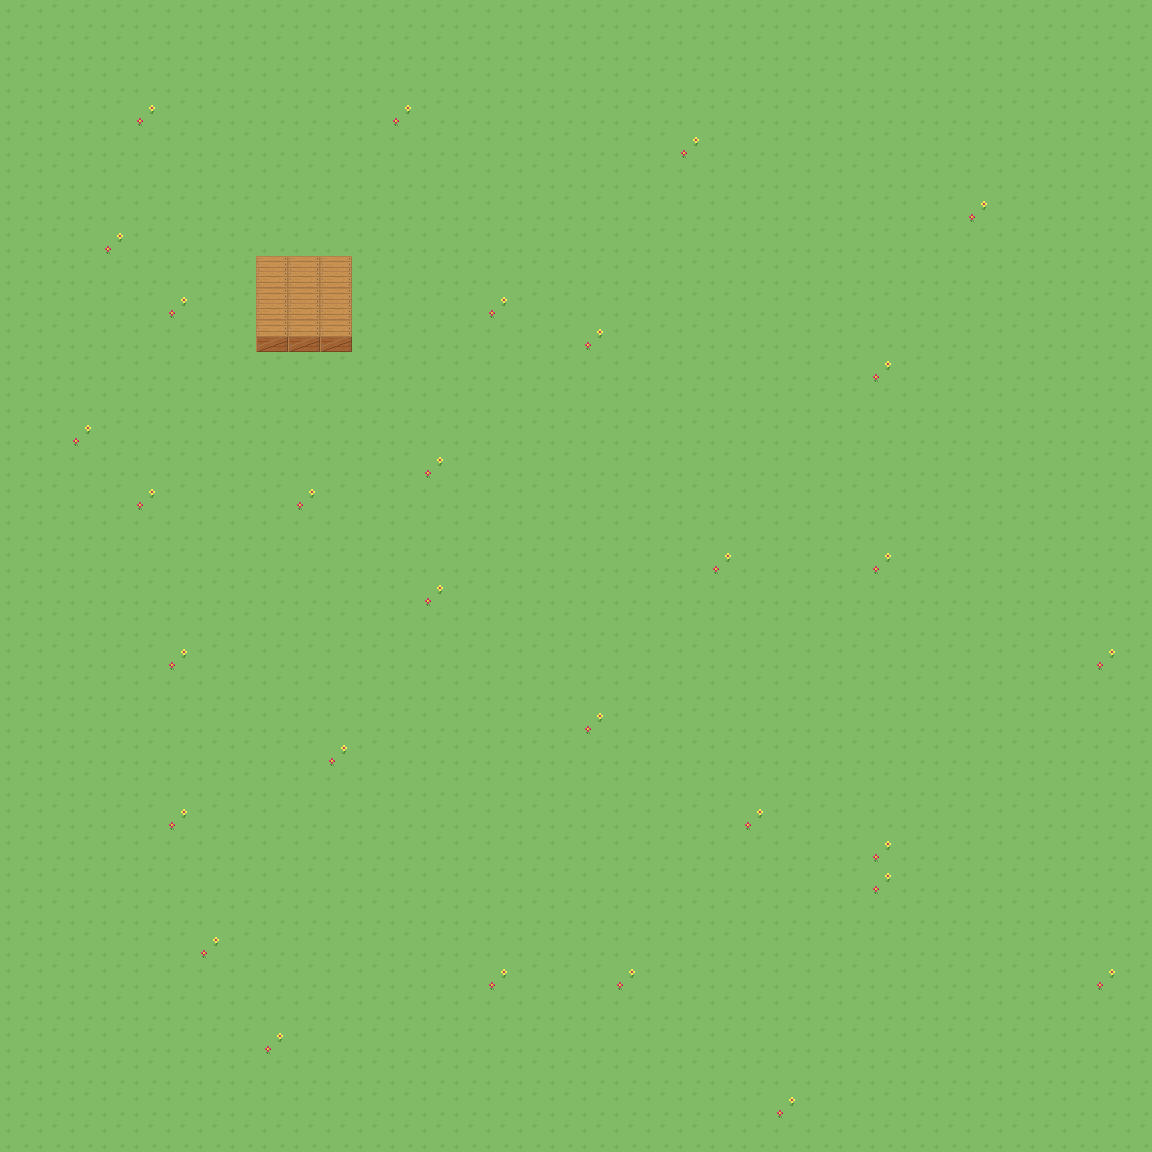

A level layout from a 2D game, rendered from its tile map. Below: a short description, then the map file with tile-grid data replaced by summaries:
An orthogonal 36x36 tile map with 32x32 px tiles, 1 tile layer (My base layer), 2 tilesets and 9 objects (4x orc, 3x skeleton, boundary, player).

<map version="1.2" tiledversion="1.2.1" orientation="orthogonal" renderorder="right-down" width="36" height="36" tilewidth="32" tileheight="32" infinite="0" nextlayerid="5" nextobjectid="12">
 <tileset firstgid="1" name="general" tilewidth="32" tileheight="32" tilecount="256" columns="16">
  <image source="../../img/general.png" trans="ffffff" width="512" height="512" />
 </tileset>
 <tileset firstgid="257" name="countryside" tilewidth="32" tileheight="32" tilecount="4" columns="2">
  <image source="../../img/countryside.png" trans="ffffff" width="64" height="64" />
 </tileset>
 <layer id="4" name="My base layer" width="36" height="36">
  <data>[1296 cells, 1296 non-empty, 4 distinct tile ids]</data>
 </layer>
 <objectgroup id="3" name="Ground objects">
  <object id="1" name="box boundaries" type="boundary" x="256" y="256" width="96" height="96" />
  <object id="3" name="player" x="558" y="218">
   <point />
  </object>
  <object id="4" name="orc" x="433" y="397">
   <point />
  </object>
  <object id="6" name="orc" x="144" y="237">
   <point />
  </object>
  <object id="7" name="orc" x="174" y="398">
   <point />
  </object>
  <object id="8" name="orc" x="816" y="155">
   <point />
  </object>
  <object id="9" name="skeleton" x="811" y="299">
   <point />
  </object>
  <object id="10" name="skeleton" x="368" y="522">
   <point />
  </object>
  <object id="11" name="skeleton" x="298" y="109">
   <point />
  </object>
 </objectgroup>
</map>
